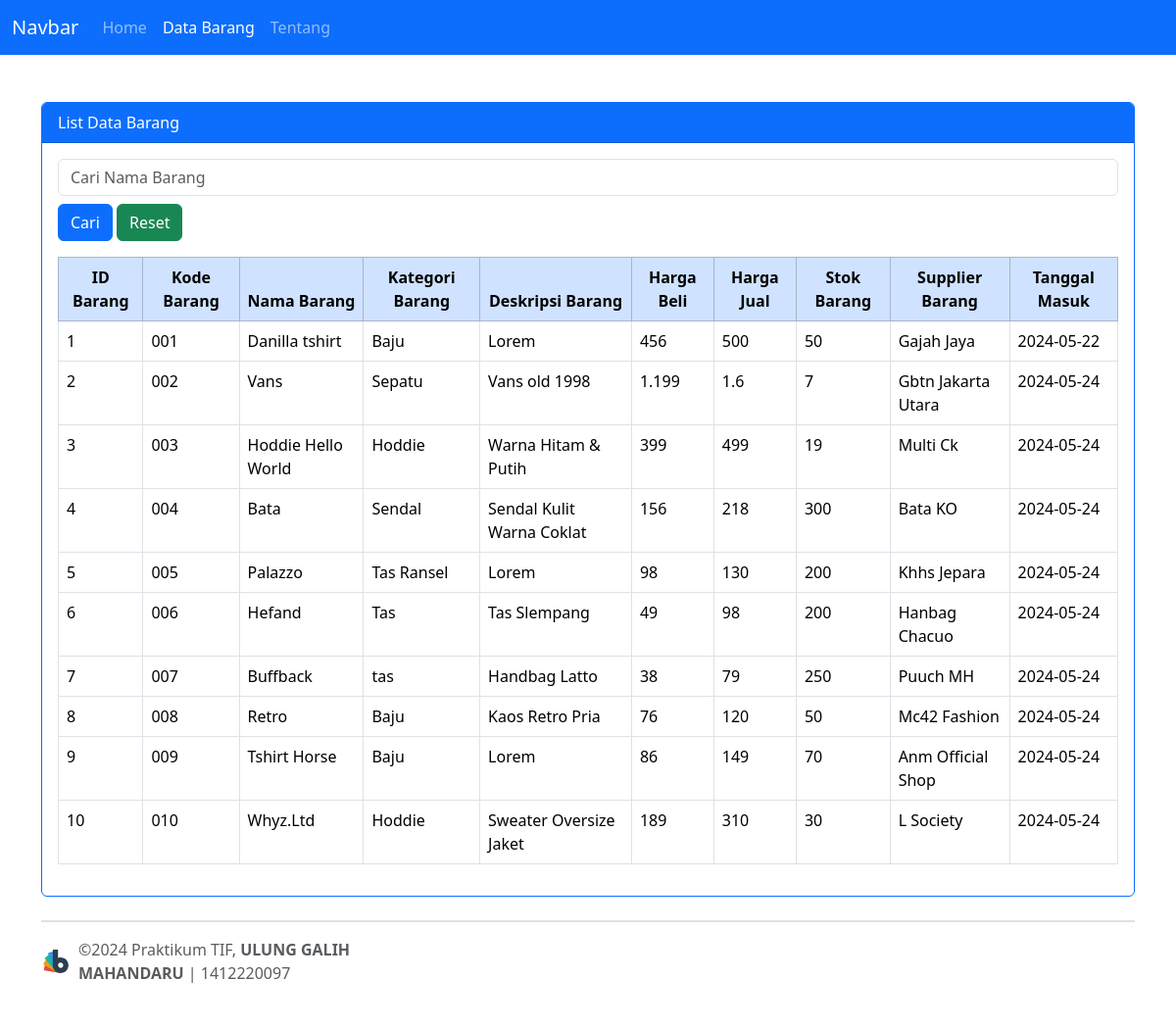
Page /index.php/home on the committed database.
### tables this page shows
CREATE TABLE `tbarang` (
  `id_barang` int(11) NOT NULL,
  `kode_barang` varchar(20) NOT NULL,
  `nama_barang` varchar(100) NOT NULL,
  `kategori_barang` varchar(50) NOT NULL,
  `deskripsi_barang` text NOT NULL,
  `harga_beli` float NOT NULL,
  `harga_jual` float NOT NULL,
  `stok_barang` int(11) NOT NULL,
  `supplier_barang` varchar(100) NOT NULL,
  `tanggal_masuk` date NOT NULL
);

### application/controllers/Home.php (called while the page is built, shortened)
<?php
class Home extends CI_Controller
{
  public function __construct()
  {
    $this->load->model('Barang_model');
  }
  public function index()
  {
    $data['title'] = 'Data Barang';
    $data['active_menu'] = 'data_barang';
    $data['barang'] = $this->Barang_model->GetAllBarang();
    $data['content'] = $this->load->view('Home/index', $data, true);
    $this->load->view('template/template', $data);
  }
}

### index.php (called while the page is built, shortened)
<?php
require_once BASEPATH.'core/CodeIgniter.php';

### application/models/Barang_model.php (called while the page is built, shortened)
<?php
class Barang_model extends CI_Controller
{
  public function getAllbarang()
  {
    $query = $this->db->get('tbarang');
    return $query->result_array();
  }
}

### application/views/Home/index.php (the view)
<div class="card border border-primary">
  <div class="card-header bg-primary text-white">List Data Barang</div>
  <div class="card-body">
    <div class="button-container">
      <form action="<?php echo site_url('Home/search_barang'); ?>" method="post">
        <input class="form-control" type="text" value="<?php echo isset($keyword) ? $keyword : '' ?>" name="keyword" placeholder="Cari Nama Barang">
        <button class="btn btn-primary mt-2" type="submit">Cari</button>
        <button class="btn btn-success mt-2" onclick="window.location.href='<?php echo base_url('beranda'); ?>'" type="button">Reset</button>
      </form>
    </div>
    <div class="table-responsive">
      <table class="table table-bordered table-hover mt-3">
        <thead>
          <tr class="table-primary">
            <th class="text-center">ID Barang</th>
            <th class="text-center">Kode Barang</th>
            <th class="text-center">Nama Barang</th>
            <th class="text-center">Kategori Barang</th>
            <th class="text-center">Deskripsi Barang</th>
            <th class="text-center">Harga Beli</th>
            <th class="text-center">Harga Jual</th>
            <th class="text-center">Stok Barang</th>
            <th class="text-center">Supplier Barang</th>
            <th class="text-center">Tanggal Masuk</th>
          </tr>
        </thead>
        <?php foreach ($barang as $br) { ?>
          <tbody>
            <tr>
              <td><?php echo $br['id_barang']; ?></td>
              <td><?php echo $br['kode_barang']; ?></td>
              <td><?php echo $br['nama_barang']; ?></td>
              <td><?php echo $br['kategori_barang']; ?></td>
              <td><?php echo $br['deskripsi_barang']; ?></td>
              <td><?php echo $br['harga_beli']; ?></td>
              <td><?php echo $br['harga_jual']; ?></td>
              <td><?php echo $br['stok_barang']; ?></td>
              <td><?php echo $br['supplier_barang']; ?></td>
              <td><?php echo $br['tanggal_masuk']; ?></td>
            </tr>
          </tbody>
        <?php } ?>
      </table>
    </div>
  </div>
</div>

### application/views/template/template.php (shortened to what this page needs)
<!DOCTYPE html>
<html lang="en">
<head>
  <link href="<?= base_url('assets/bootswatch-5/dist/Vapor/bootstrap.min.css')
              ?>" rel="stylesheet">
</head>
<body>
  <nav class="navbar navbar-expand-lg bg-primary" data-bs-theme="dark">
    <div class="container-fluid">
      <a class="navbar-brand" href="#">Navbar</a>
      <div class="collapse navbar-collapse" id="navbarColor01">
        <ul class="navbar-nav me-auto">
          <li class="nav-item">
            <a class="nav-link <?php echo $active_menu == 'home' ?'active' : ''; ?>" href="<?= site_url('beranda') ?>">Home</a>
          </li>
          <li class="nav-item">
            <a class="nav-link <?php echo $active_menu =='data_barang' ? 'active' : ''; ?>" href="<?= site_url('Home/index') ?>">Data Barang</a>
          </li>
          <li class="nav-item">
            <a class="nav-link <?php echo $active_menu == 'tentang' ?'active' : ''; ?>" href="<?= site_url('Home/tentang') ?>">Tentang</a>
          </li>
        </ul>
      </div>
    </div>
  </nav>
  <div class="container mt-5 mb-5">
    <?php echo $content; ?>
    <footer class="d-flex flex-wrap justify-content-between align-items-center py-3 my-4 border-top border-2">
      <div class="col-md-4 d-flex align-items-center">
        <a href="/" class="mb-3 me-2 mb-md-0 text-muted text-decoration-none lh-1">
          <img width="30" height="24" src="<?php echo site_url('assets/bootswatch-5/docs/_assets/img/logo-dark.svg'); ?>">
        </a>
        <span class="text-muted">©2024 Praktikum TIF, <b>ULUNG GALIH MAHANDARU</b> |
          1412220097</span>
      </div>
    </footer>
  </div>
</body>
</html>
</body>
</html>

### rows in the picture
tbarang: id_barang "1", kode_barang "001", nama_barang "Danilla tshirt", kategori_barang "Baju", deskripsi_barang "Lorem", harga_beli "456", harga_jual "500", stok_barang "50", supplier_barang "Gajah Jaya", tanggal_masuk "2024-05-22"
tbarang: id_barang "2", kode_barang "002", nama_barang "Vans", kategori_barang "Sepatu", deskripsi_barang "Vans old 1998", harga_beli "1.199", harga_jual "1.6", stok_barang "7", supplier_barang "Gbtn Jakarta Utara", tanggal_masuk "2024-05-24"
tbarang: id_barang "3", kode_barang "003", nama_barang "Hoddie Hello World", kategori_barang "Hoddie", deskripsi_barang "Warna Hitam & Putih", harga_beli "399", harga_jual "499", stok_barang "19", supplier_barang "Multi Ck", tanggal_masuk "2024-05-24"
tbarang: id_barang "4", kode_barang "004", nama_barang "Bata", kategori_barang "Sendal", deskripsi_barang "Sendal Kulit Warna Coklat", harga_beli "156", harga_jual "218", stok_barang "300", supplier_barang "Bata KO", tanggal_masuk "2024-05-24"
tbarang: id_barang "5", kode_barang "005", nama_barang "Palazzo", kategori_barang "Tas Ransel", deskripsi_barang "Lorem", harga_beli "98", harga_jual "130", stok_barang "200", supplier_barang "Khhs Jepara", tanggal_masuk "2024-05-24"
tbarang: id_barang "6", kode_barang "006", nama_barang "Hefand", kategori_barang "Tas", deskripsi_barang "Tas Slempang", harga_beli "49", harga_jual "98", stok_barang "200", supplier_barang "Hanbag Chacuo", tanggal_masuk "2024-05-24"
tbarang: id_barang "7", kode_barang "007", nama_barang "Buffback", kategori_barang "tas", deskripsi_barang "Handbag Latto", harga_beli "38", harga_jual "79", stok_barang "250", supplier_barang "Puuch MH", tanggal_masuk "2024-05-24"
tbarang: id_barang "8", kode_barang "008", nama_barang "Retro", kategori_barang "Baju", deskripsi_barang "Kaos Retro Pria", harga_beli "76", harga_jual "120", stok_barang "50", supplier_barang "Mc42 Fashion", tanggal_masuk "2024-05-24"
tbarang: id_barang "9", kode_barang "009", nama_barang "Tshirt Horse", kategori_barang "Baju", deskripsi_barang "Lorem", harga_beli "86", harga_jual "149", stok_barang "70", supplier_barang "Anm Official Shop", tanggal_masuk "2024-05-24"
tbarang: id_barang "10", kode_barang "010", nama_barang "Whyz.Ltd", kategori_barang "Hoddie", deskripsi_barang "Sweater Oversize Jaket", harga_beli "189", harga_jual "310", stok_barang "30", supplier_barang "L Society", tanggal_masuk "2024-05-24"
